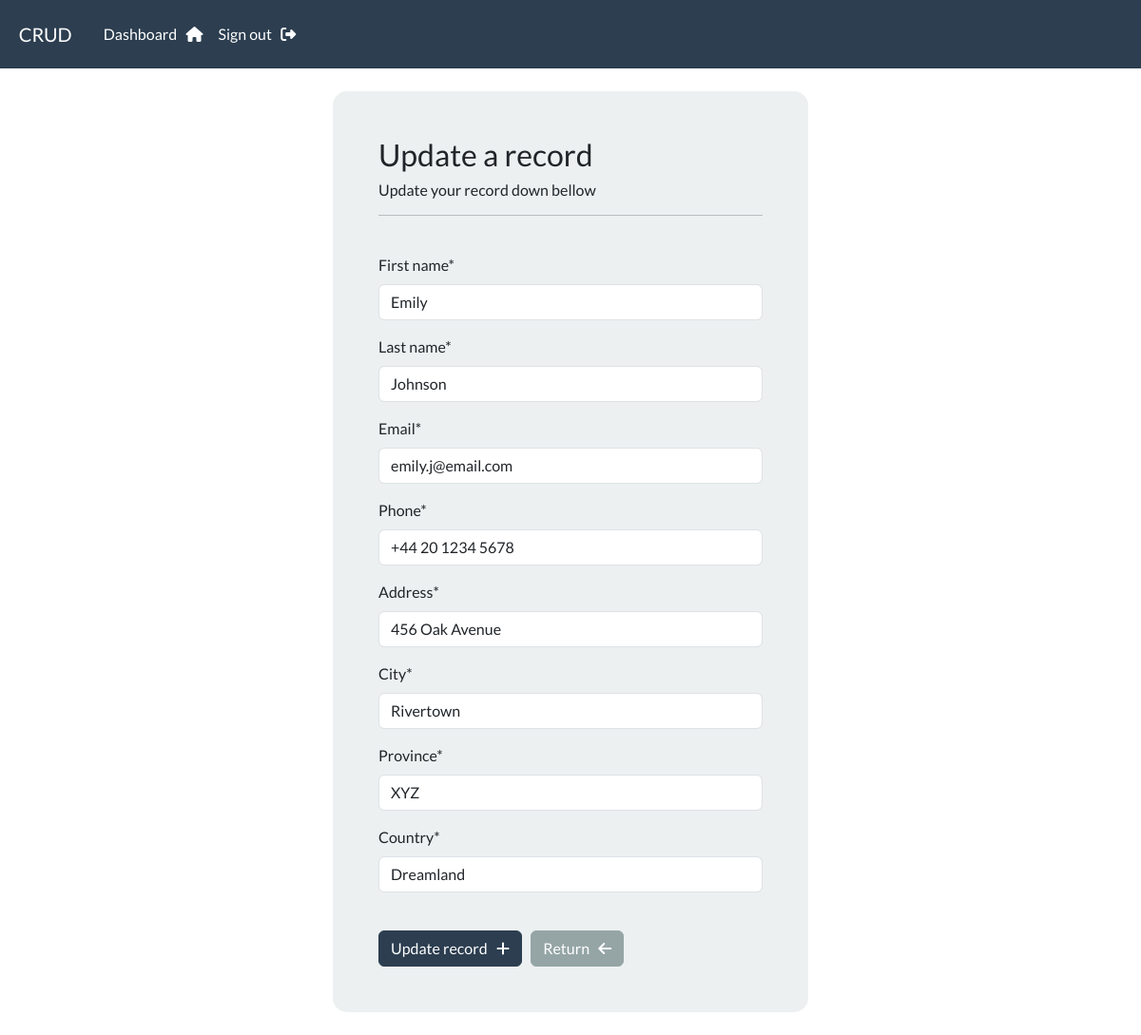
Screenshot of /update-record/4 (signed in) with the database file from the repository.
### webapp/models.py (models this page shows, shortened)
class Record(models.Model):
    creation_date = models.DateTimeField(auto_now_add=True)
    first_name = models.CharField(max_length=100)
    last_name = models.CharField(max_length=100)
    email = models.CharField(max_length=250)
    phone = models.CharField(max_length=20)
    address = models.CharField(max_length=300)
    city = models.CharField(max_length=250)
    province = models.CharField(max_length=220)
    country = models.CharField(max_length=125)

### webapp/views.py (the view)
# urls.py: path('update-record/<int:pk>',views.update_record, name="update-record"),
@login_required(login_url="my-login")
def update_record(request, pk):
    record = Record.objects.get(id=pk)
    form = UpdateRecordForm(instance=record)
    if request.method == "POST":
        form = UpdateRecordForm(request.POST, instance=record)
        if form.is_valid():
            form.save()
            messages.success(request, "Your record was updated!")
            return redirect("dashboard")
    context = {'form':form}
    return render(request, 'webapp/update-record.html', context=context)

### webapp/forms.py
class UpdateRecordForm(forms.ModelForm):
    class Meta:
        model = Record
        fields = ['first_name','last_name','email','phone','address','city','province','country']

### webapp/templates/webapp/update-record.html (shortened to what this page needs)
{% extends "webapp/base.html" %}
{% load crispy_forms_tags %}
{% block content %}
<body>
    <div class="container bg-light shadow-md p-5 form-layout">
        <h3>Update a record</h3>
        <h6> Update your record down bellow</h6>
        <hr>
        <br>
        <form method="POST" autocomplete="off" action="">
            {{form|crispy}}
            <br>
            <button type="submit" class="btn btn-primary">Update record &nbsp; <i class="fa-solid fa-plus"></i></button> &nbsp;
            <a href="{%url 'dashboard'%}" class="btn btn-secondary">Return &nbsp; <i class="fa-solid fa-arrow-left"></i></a>
        </form>
    </div>
    <br>
</body>
{% endblock content %}

### static/css/style.css (style rules this page uses)
.form-layout { border-radius: 15px; width: 500px; }

### rows the page displays
Record: first_name "Emily", last_name "Johnson", email "emily.j@email.com", phone "+44 20 1234 5678", address "456 Oak Avenue", city "Rivertown", province "XYZ", country "Dreamland"
